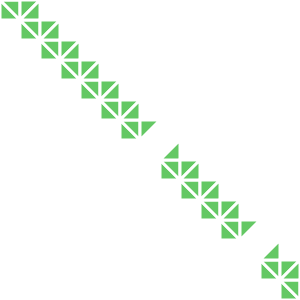
Frame 1 (no input)
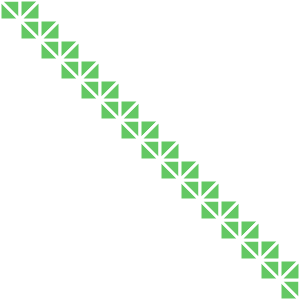
Frame 60 (no input)
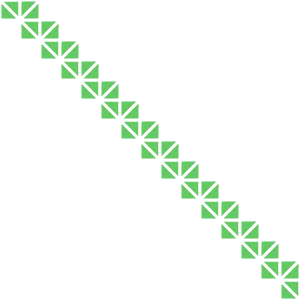
Frame 120 (the mouse pressed at the canvas centre since frame 60)

The p5.js sketch that drew these frames (run headless with seeded random() and noise() and a simulated clock; from frame 60 on, the mouse is pressed at the canvas centre):

// p5.js sketch
// ── sketch.js
function setup() {
  createCanvas(300, 300);
  background(255);
}

function draw() {
  
  push();
  // translate(width/2, height/2);
  // angleMode(DEGREES);
  // rotate(45);
  for (var i = 0; i < 20; i++) {
    var rand = floor(random(5));
    var shape = new Shape(i*20, i*20, 20);
    if (rand == 0) {
      print("dead");
      shape.dead = true;
    }
    shape.displayRect(color(100, 200, 100));
    shape.displayHour(color(100, 200, 100));
  }

  pop();
}

function Shape(x, y, size, dead) {
  this.x = x;
  this.y = y;
  this.size = size;
  this.dead = dead;
}

Shape.prototype.displayRect = function(c1) {
  if (!this.dead) {
    stroke(255);
    strokeWeight(3);
    fill(c1);
  
    beginShape();
    vertex(this.x, this.y);
    vertex(this.x, this.y + this.size);
    vertex(this.x + this.size, this.y + this.size);
    endShape(CLOSE);
    
    beginShape();
    vertex(this.x, this.y);
    vertex(this.x + this.size, this.y);
    vertex(this.x + this.size, this.y + this.size);
    endShape(CLOSE);
  }
}

Shape.prototype.displayHour = function(c1) {
  if (!this.dead) {
    stroke(255);
    strokeWeight(3);
    fill(c1);
    
    beginShape();
    vertex(this.x, this.y);
    vertex(this.x + this.size, this.y);
    vertex(this.x + this.size, this.y - this.size);
    endShape(CLOSE);
    
    beginShape();
    vertex(this.x + this.size, this.y);
    vertex(this.x + this.size, this.y + this.size);
    vertex(this.x + 2 * this.size, this.y);
    endShape(CLOSE);
  }
}
